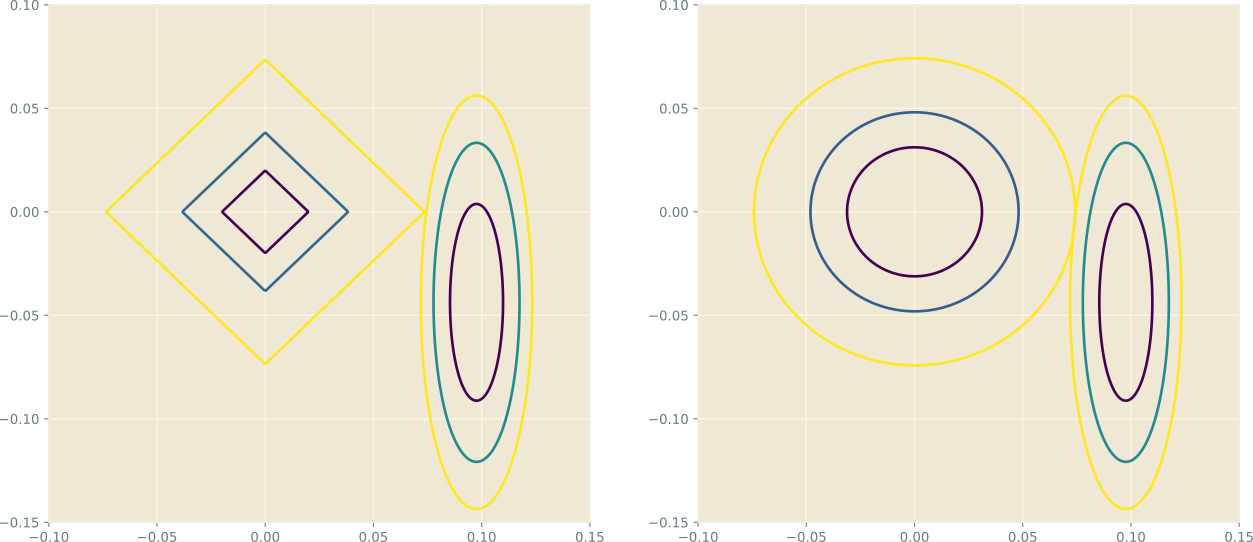

Here is the Python script that generated this plot:
import numpy as np
from matplotlib import pyplot as plt
from sklearn.decomposition import PCA


def lsobj(X, y, w):
    h = X @ w
    J = (h - y).T @ (h - y)
    return J


X = np.array([
    [1., 1., 0., 0., 1., 0., 0., 1., 0., 0., 1., 0., 1.],
    [6., 0., 0., 1., 1., 0., 0., 1., 0., 1., 0., 1., 0.],
    [10., 0., 1., 0., 0., 1., 0., 1., 1., 0., 0., 1., 0.],
    [13., 0., 0., 1., 1., 0., 1., 0., 0., 0., 1., 0., 1.],
])
y = np.array([1, 1, 0, 0])
y = y - y.mean()
X = PCA(n_components=2).fit_transform(X)

low_x, high_x, low_y, high_y = -0.1, 0.15, -0.15, 0.1
xx, yy = np.meshgrid(np.linspace(low_x, high_x, 500), np.linspace(low_y, high_y, 500))

zz_l1 = np.array([np.abs(xi) + np.abs(yi) for xi, yi in zip(np.ravel(xx), np.ravel(yy))])  # L1 function
zz_l2 = np.array([xi**2 + yi**2 for xi, yi in zip(np.ravel(xx), np.ravel(yy))])  # L2 function
zz_ls = np.array([lsobj(X, y.reshape(-1, 1), np.array([t0, t1]).reshape(-1, 1))
                  for t0, t1 in zip(np.ravel(xx), np.ravel(yy))])  # least square cost function
Z_l1, Z_l2, Z_ls = zz_l1.reshape(xx.shape), zz_l2.reshape(xx.shape), zz_ls.reshape(xx.shape)

fig = plt.figure(figsize=(16, 7))

levels_ls = [1.2**x for x in [-8.5, -8, -7.5]]
levels_l1 = [1.92**x for x in [-6, -5, -4]]
levels_l2 = [2.38**x for x in [-8, -7, -6]]

with plt.style.context('Solarize_Light2'):

    ax = fig.add_subplot(1, 2, 1)
    ax.contour(xx, yy, Z_l1, levels=levels_l1)
    ax.contour(xx, yy, Z_ls, levels=levels_ls)

    ax = fig.add_subplot(1, 2, 2)
    ax.contour(xx, yy, Z_l2, levels=levels_l2)
    ax.contour(xx, yy, Z_ls, levels=levels_ls)

plt.show()
